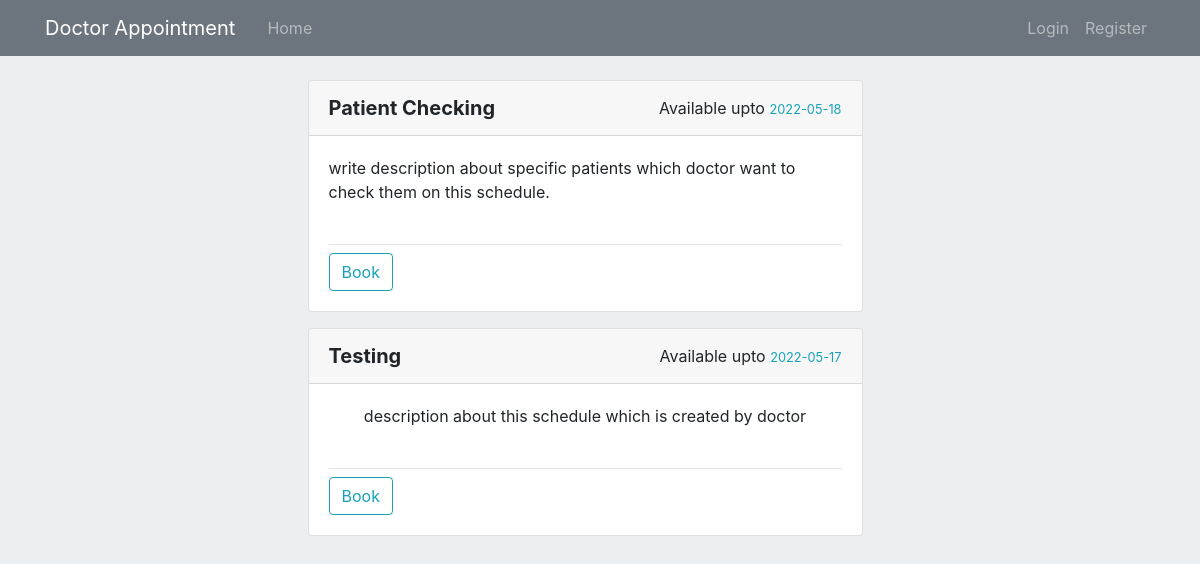
The page /list/2 on the database as committed earlier.
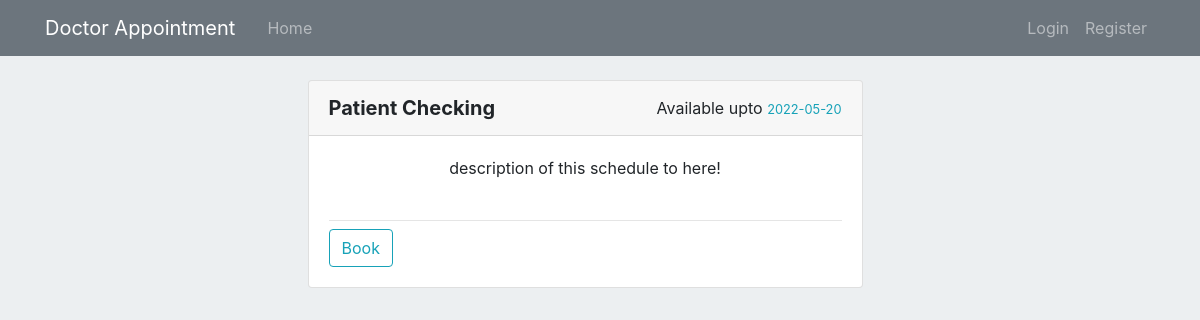
The same page on the database as committed later.
### appointment/models.py (models this page shows, shortened)
class Schedule(db.Model):
    __tablename__='Schedule'
    id = db.Column(db.Integer, primary_key=True)
    name = db.Column(db.String(100), nullable=False)
    doctor_id = db.Column(db.Integer, db.ForeignKey('user.id'))
    start_date = db.Column(db.Date(), default = datetime.now().date())
    end_date = db.Column(db.Date(), default = datetime.now().date())
    description = db.Column(db.Text())
    appointment = db.relationship('Appointment', backref='Schedule', lazy=True)

### appointment/routes.py (the view)
@app.route("/list/<int:id>", methods=('GET', 'POST'))
def viewSchedule(id):
    return view_doctor_schedule(id)

### appointment/view.py (called while the page is built)
def view_doctor_schedule(id):
    doctor = User.query.filter_by(id=id).first()
    if not doctor.schedule:
        flash("This doctor doesn't have any schedule!", 'info')
        return redirect(url_for('home'))
    return render_template("view_schedules.html", schedules=doctor.schedule)

### appointment/templates/view_schedules.html (shortened to what this page needs)
{% extends "layout/layout.html" %}
{% block content %}
{% include 'layout/home_header.html' %}
<div class="row col-12 mt-8">
    {% for schedule in schedules %}
    <div class="col-md-6 offset-md-3 mb-3">
        <div class="card">
            <div class="card-header d-flex justify-content-between align-items-center">
                <h5 class="modal-title text-capitalize font-weight-bold">{{ schedule.name }}</h5>
                <div class="">
                    <span>Available upto</span>
                    <small class="text-info">
                        {{ schedule.end_date }}
                    </small>
                </div>
            </div>
            <div class="card-body">
                <div class="modal-body p-0">
                    <span class="d-flex justify-content-center">{{ schedule.description }}</span>
                    <br>
                    <hr class="mb-2">
                    <div class="col-12 p-0 d-flex justify-content-between">
                        {% if current_user.id == schedule.doctor_id %}
                            <a class="btn btn-outline-info disable-a" href="{{url_for('patientAppointment', id=schedule.id)}}">Book </a>
                        {% else %}
                            <a class="btn btn-outline-info" href="{{url_for('patientAppointment', id=schedule.id)}}">Book </a>
                        {% endif %}
                    </div>
                </div>
            </div>
        </div>
    </div>
    {% endfor %}
</div>
{% endblock %}

Rows that differ between the two databases and show on the page:
removed Schedule: name "Testing", end_date "2022-05-17", description "description about this schedule which is created by doctor"
changed Schedule "Patient Checking": end_date "2022-05-18" → "2022-05-20"; description "write description about specific patients which doctor want to check them on this schedule." → "description of this schedule to here!"
